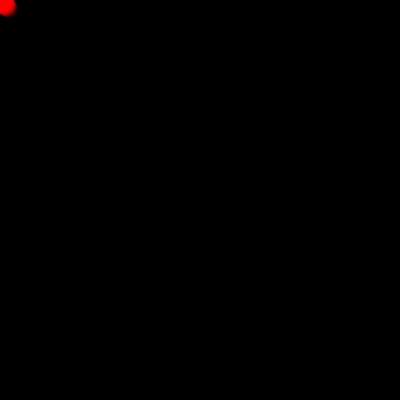
Frame 1 (no input)
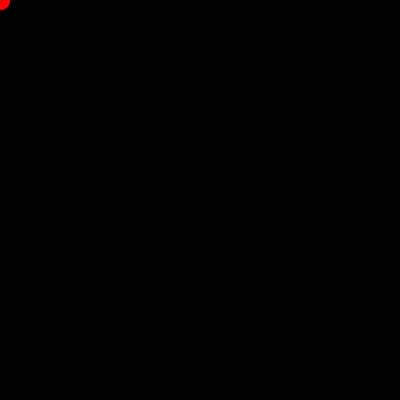
Frame 60 (the mouse pressed at the canvas centre just before this capture)
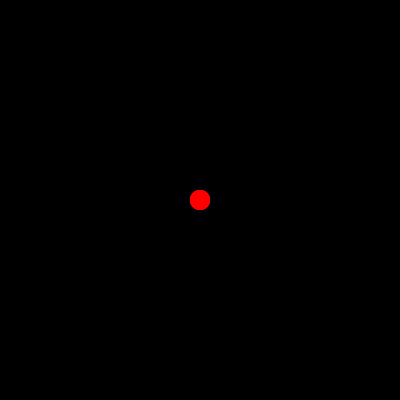
Frame 120 (the mouse held since frame 60 and released just before this capture)

The Processing sketch that drew these frames (run headless with seeded random() and noise(); from frame 60 on, the mouse is pressed at the canvas centre):

// Processing sketch: MouseTrail
// ── MouseTrail.pde
void setup() {
  //frameRate(20);
  size(400, 400);
  background(0);
  noCursor();
  noStroke();
  initStuff();
};
int alength=10;
float[] stuffx;
float[] stuffy;

void initStuff() {
  stuffx = new float[alength];
  for (int i = 0; i<alength; i++){
    stuffx[i]=i;
  }
  stuffy = new float[alength];
  for (int i = 0; i<alength; i++){
    stuffy[i]=i;
  }
}

float x;
float y;
void draw() {
  background(0);
  x=pmouseX;
  y=pmouseY;
  stuffx[0] = x;
  for( int i = alength-1; i > 0; i--){
    stuffx[i] = stuffx[i-1];
  }
  //stuffx[1] = x;
  //float[] stuffy = new float[alength];
  stuffy[0] = y;
  for(int i = alength-1; i > 0; i--){
    stuffy[i] = stuffy[i-1];
  }
  //stuffy[1] = y;
  for (int i = 0; i<alength; i++){
    fill(255, 0, 0, 255-255*i/alength);
    ellipse(stuffx[i], stuffy[i], 20, 20);
  }
};
